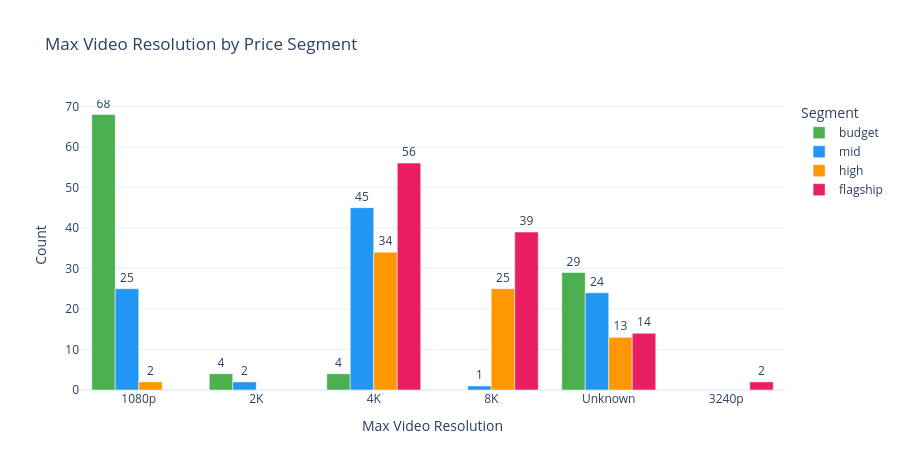

Here is the notebook cell this chart was saved with:
### Code cell
# Plotly: grouped bar — which segment supports which max resolution?
video_seg = (
    smartphone_df
    .groupby(["max_video_resolution", "price_segment"])
    .size()
    .reset_index(name="count")
)

fig = px.bar(
    video_seg,
    x="max_video_resolution",
    y="count",
    color="price_segment",
    category_orders={
        "max_video_resolution": VIDEO_ORDER,
        "price_segment"       : SEGMENT_ORDER,
    },
    color_discrete_map=SEGMENT_COLORS,
    barmode="group",
    title="Max Video Resolution by Price Segment",
    labels={
        "max_video_resolution": "Max Video Resolution",
        "count"               : "Count",
        "price_segment"       : "Segment",
    },
    text="count",
)
fig.update_traces(textposition="outside")
fig.update_layout(height=470)
fig.show()

### Figure 1 — Plotly figure (JSON) as saved in the notebook; plotly's stock layout.template omitted (floating-point values rounded to 4 significant figures)
{"data": [{"alignmentgroup": "True", "hovertemplate": "Segment=budget<br>Max Video Resolution=%{x}<br>Count=%{text}<extra></extra>", "legendgroup": "budget", "marker": {"color": "#4CAF50", "pattern": {"shape": ""}}, "name": "budget", "offsetgroup": "budget", "orientation": "v", "showlegend": true, "text": [68, 4, 4, 29], "textposition": "outside", "type": "bar", "x": ["1080p", "2K", "4K", "Unknown"], "xaxis": "x", "y": [68, 4, 4, 29], "yaxis": "y"}, {"alignmentgroup": "True", "hovertemplate": "Segment=mid<br>Max Video Resolution=%{x}<br>Count=%{text}<extra></extra>", "legendgroup": "mid", "marker": {"color": "#2196F3", "pattern": {"shape": ""}}, "name": "mid", "offsetgroup": "mid", "orientation": "v", "showlegend": true, "text": [25, 2, 45, 1, 24], "textposition": "outside", "type": "bar", "x": ["1080p", "2K", "4K", "8K", "Unknown"], "xaxis": "x", "y": [25, 2, 45, 1, 24], "yaxis": "y"}, {"alignmentgroup": "True", "hovertemplate": "Segment=high<br>Max Video Resolution=%{x}<br>Count=%{text}<extra></extra>", "legendgroup": "high", "marker": {"color": "#FF9800", "pattern": {"shape": ""}}, "name": "high", "offsetgroup": "high", "orientation": "v", "showlegend": true, "text": [2, 34, 25, 13], "textposition": "outside", "type": "bar", "x": ["1080p", "4K", "8K", "Unknown"], "xaxis": "x", "y": [2, 34, 25, 13], "yaxis": "y"}, {"alignmentgroup": "True", "hovertemplate": "Segment=flagship<br>Max Video Resolution=%{x}<br>Count=%{text}<extra></extra>", "legendgroup": "flagship", "marker": {"color": "#E91E63", "pattern": {"shape": ""}}, "name": "flagship", "offsetgroup": "flagship", "orientation": "v", "showlegend": true, "text": [2, 56, 39, 14], "textposition": "outside", "type": "bar", "x": ["3240p", "4K", "8K", "Unknown"], "xaxis": "x", "y": [2, 56, 39, 14], "yaxis": "y"}], "layout": {"barmode": "group", "height": 470, "legend": {"title": {"text": "Segment"}, "tracegroupgap": 0}, "title": {"text": "Max Video Resolution by Price Segment"}, "xaxis": {"anchor": "y", "categoryarray": ["720p", "1080p", "2K", "4K", "8K"], "categoryorder": "array", "domain": [0, 1], "title": {"text": "Max Video Resolution"}}, "yaxis": {"anchor": "x", "domain": [0, 1], "title": {"text": "Count"}}}}
